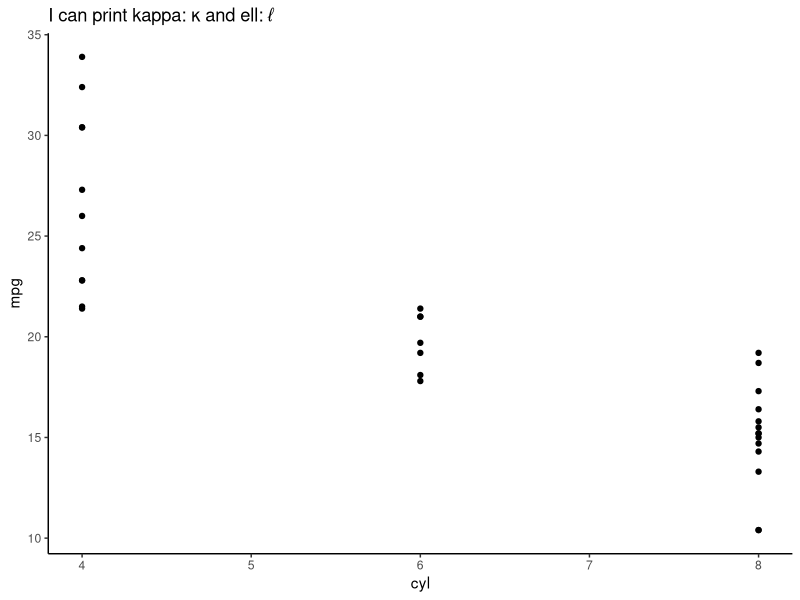

This chart was generated by the following R code:
## ---- chunk 1
knitr::opts_chunk$set(echo = TRUE)
library(ggplot2)
library(dplyr)
## ---- chunk 2
mtcars %>% ggplot(aes(cyl, mpg))+
  geom_point()+
  labs(title= "I can print kappa: \u03ba and ell: \u2113")+
  theme_classic()

